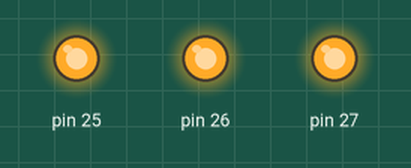
A sketch run on a simulated Arduino Mega 2560, built with avr-gcc and run on an emulated ATmega2560. Shown: output pins drawn as LEDs (lit = HIGH).

Above: at 0.2 s.
At 1.7 s:
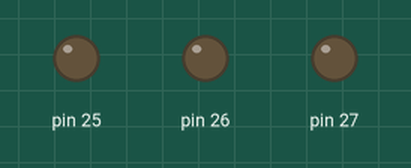
Timing chart, 0 to 3.0 s (numbered marks = the images above):
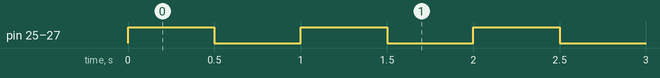

Measured:
- by itself, pin 25–27: alternates HIGH for 0.50 s and LOW for 0.50 s

The sketch:

APM_Micro_LED_Test.ino
```cpp
// PA3 BLUE
// PA4 YELLOW
// PA5 RED

void setup() {
  // put your setup code here, to run once:
  DDRA |= B00111000;
  Serial.begin(115200);
}

void loop() {
  // put your main code here, to run repeatedly:
  PORTA |= B00111000;
  delay(500);
  PORTA &= B00000000;
  delay(500);
}
```
